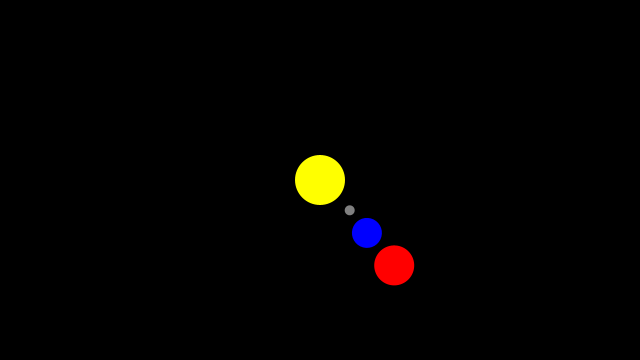
Frame 1 (no input)
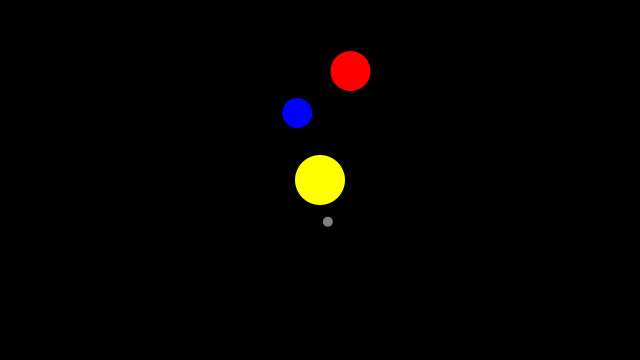
Frame 60 (the mouse pressed at the canvas centre just before this capture)
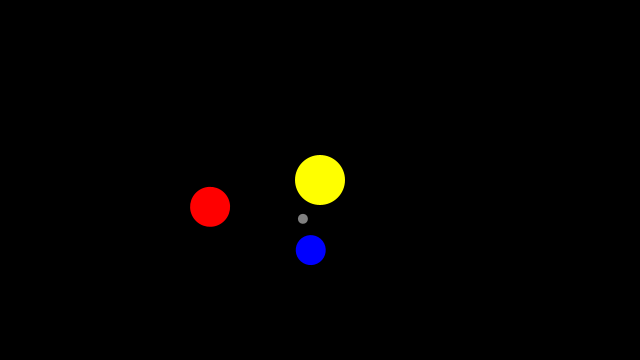
Frame 120 (the mouse held since frame 60 and released just before this capture)

The Processing sketch that drew these frames (run headless with seeded random() and noise(); from frame 60 on, the mouse is pressed at the canvas centre):

// Processing sketch: processing_184338
// ── processing_184338.pde

planet sun;
planet mercury;
planet earth;
planet mars;

void setup() {
  size(640, 360);
  noStroke();

  frameRate(30);
  background(0);
  
  sun = new planet(color(255,255,0),50,0,0);
  mercury = new planet(color(128),10,30,0.01);
  earth = new planet(color(0,0,255),30,50,0.05);
  mars = new planet(color(255,0,0),40,80,0.01);
  
}

void draw() {
  background(0);
  
  translate(width/2,height/2);

  sun.move();
  mercury.move();
  earth.move();
  mars.move();

}

class planet{
  color c;
  int size;
  int dist;
  float speed;
  float angle;  
  
  planet(color tempc, int tempsize, int tempdist, float tempspeed){
    c=tempc;
    size=tempsize;
    dist=tempdist;
    speed=tempspeed;
  }
  
  void move(){
    angle = angle +speed;
    rotate(angle);  
    fill(c);
    ellipse(dist,dist, size, size);   
  }
  
}
